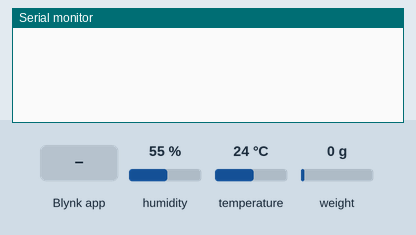
Simulated run of this sketch. Board: ESP32. Parts: the last lines printed to the serial monitor. Inputs (shaded band) come from the test bench; at power-on: humidity 55 %, weight on the scale 0 g, temperature 24 °C. WiFi joins after 1.5 s; servers stay silent unless stated.

Above: at 4.0 s.
4.1 s: Blynk app writes 1 to V4
At 5.1 s:
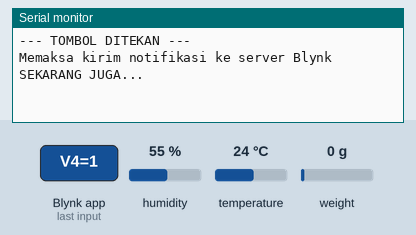
5.6 s: Blynk app writes 0 to V4
At 6.2 s:
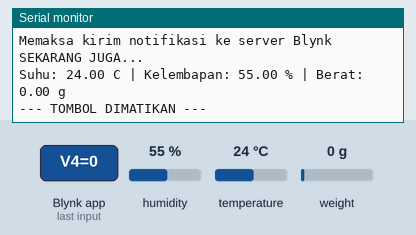
7.1 s: humidity set to 22 %
At 7.9 s:
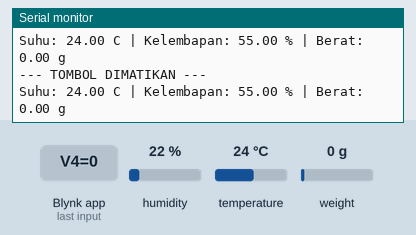
8.6 s: weight on the scale set to 100 g
At 9.9 s:
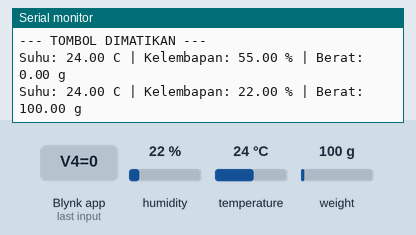
10.1 s: temperature set to 12 °C
At 11.5 s:
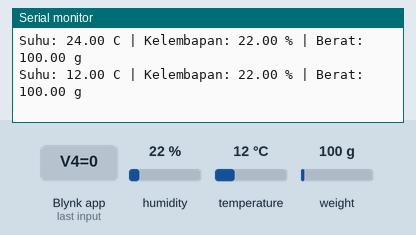
11.6 s: weight on the scale set to 1250 g
At 13.7 s:
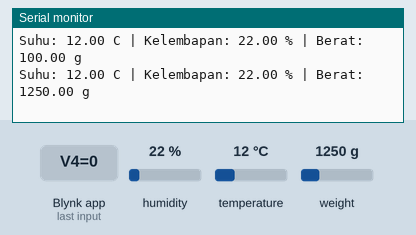
Timing chart, 0 to 14.1 s (numbered marks = the images above; inputs shaded):
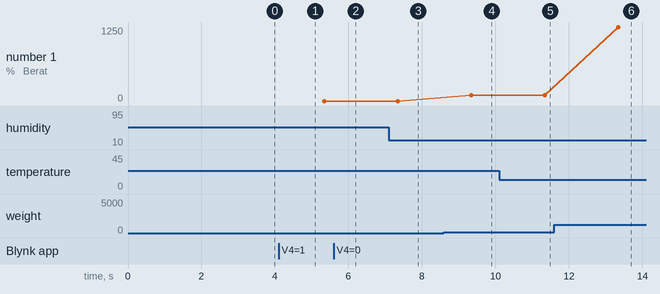

Measured:
- after the input at 4.1 s, the serial monitor: prints a new line at once (image 1)
- after the input at 5.6 s, the serial monitor: prints a new line at once (image 2)
- after the input at 8.6 s, the serial monitor: prints a new line after 0.74 s (image 4)
- after the input at 10.1 s, the serial monitor: prints a new line after 1.2 s (image 5)
- after the input at 11.6 s, the serial monitor: prints a new line after 1.7 s (image 6)
- plotted number 1: 0 → 100 after the input at 8.6 s, 100 → 1250 after the input at 11.6 s

The sketch:

Percobaan_Blynk.ino
```cpp
/* --- KODE KONFIGURASI BLYNK (HARUS DI PALING ATAS) --- */
#define BLYNK_TEMPLATE_ID "TMPL6oiEd_SOJ"
#define BLYNK_TEMPLATE_NAME "Fermentasi Bawang Hitam"
#define BLYNK_AUTH_TOKEN "qBCXWOOwqCuEzaQu3IXcWftnfe0jA-A1"

/* --- LIBRARY --- */
#include <WiFi.h>
#include <WiFiClient.h>
#include <BlynkSimpleEsp32.h>
#include <Wire.h>
#include <Adafruit_SHT31.h>
#include "HX711.h"

// --- KONFIGURASI WI-FI ---
char ssid[] = "iPhone";
char pass[] = "11111111";

// --- INISIALISASI SENSOR ---
Adafruit_SHT31 sht31 = Adafruit_SHT31();

const int HX711_DOUT = 4;
const int HX711_SCK = 5;
HX711 scale;

// Ganti nilai 1.0 ini nanti dengan hasil kalibrasi Load Cell Anda
float calibration_factor = 405.0;

// --- VARIABEL LOGIKA FERMENTASI (DITETAPKAN MANUAL) ---
float beratAwal = 2000;       // Ditetapkan awal 2000 gram
float targetSelesai = 1000;   // Ditetapkan notifikasi muncul saat <= 1000 gram
float beratSekarang = 0;      // <-- INI YANG TADI TERHAPUS (SUDAH DITAMBAHKAN)
bool sedangFermentasi = false;
bool notifikasiTerkirim = false;

BlynkTimer timer;

// --- FUNGSI TOMBOL MULAI (V4) ---
// Hanya berfungsi sebagai saklar pengaktif sistem pemantauan notifikasi
// --- FUNGSI TOMBOL MULAI (V4) ---
BLYNK_WRITE(V4) {
  int statusTombol = param.asInt();

  if (statusTombol == 1) {
    Serial.println("\n--- TOMBOL DITEKAN ---");
    Serial.println("Memaksa kirim notifikasi ke server Blynk SEKARANG JUGA...");

    // Perintah kirim paksa
    Blynk.logEvent("fermentasi_bawang_hitam_selesai", "Ini Notifikasi Uji Coba Bypass!");

    sedangFermentasi = true;
    notifikasiTerkirim = true; // Langsung dikunci agar tidak dobel
  } else {
    sedangFermentasi = false;
    Serial.println("\n--- TOMBOL DIMATIKAN ---");
  }
}

// --- FUNGSI PEMBACAAN DAN PENGIRIMAN DATA ---
void sendSensorData() {
  // Baca Suhu & Kelembapan
  float t = sht31.readTemperature();
  float h = sht31.readHumidity();

  // Baca Berat (rata-rata 5 kali agar stabil)
  beratSekarang = scale.get_units(5);
  if (beratSekarang < 0) beratSekarang = 0;

  // Kirim data Suhu & Kelembapan ke Blynk
  if (!isnan(t) && !isnan(h)) {
    Blynk.virtualWrite(V1, t);
    Blynk.virtualWrite(V2, h);
  } else {
    Serial.println("Gagal membaca sensor SHT31-D!");
  }

  // Kirim data Berat ke Blynk
  Blynk.virtualWrite(V3, beratSekarang);

  // Tampilkan data di Serial Monitor
  Serial.print("Suhu: "); Serial.print(t); Serial.print(" C | ");
  Serial.print("Kelembapan: "); Serial.print(h); Serial.print(" % | ");
  Serial.print("Berat: "); Serial.print(beratSekarang); Serial.println(" g");

  // Logika Notifikasi Saat Mencapai Target 1000 gram
  if (sedangFermentasi && !notifikasiTerkirim) {
    if (beratSekarang <= targetSelesai) {

      // Mengirimkan trigger event ke server Blynk
      Blynk.logEvent("fermentasi_selesai", "Fermentasi Selesai! Berat telah mencapai 1 Kg.");
      Serial.println("\n!!! NOTIFIKASI: Fermentasi Selesai (Target 1 Kg Tercapai) !!!\n");

      // Mengunci agar notifikasi tidak dikirim berulang-ulang
      notifikasiTerkirim = true;
      sedangFermentasi = false;
    }
  }
}

void setup() {
  Serial.begin(115200);

  // Mulai sensor SHT31-D (Alamat I2C standar 0x44)
  if (!sht31.begin(0x44)) {
    Serial.println("SHT31-D tidak ditemukan! Cek kabel.");
  }

  // Mulai sensor HX711
  scale.begin(HX711_DOUT, HX711_SCK);
  scale.set_scale(calibration_factor);
  scale.tare(); // Nol-kan timbangan saat pertama kali menyala

  // Mulai koneksi ke Wi-Fi dan server Blynk
  Blynk.begin(BLYNK_AUTH_TOKEN, ssid, pass);

  // Atur interval pengiriman data ke Blynk (setiap 2 detik)
  timer.setInterval(2000L, sendSensorData);
}

void loop() {
  Blynk.run();
  timer.run();
}
```
